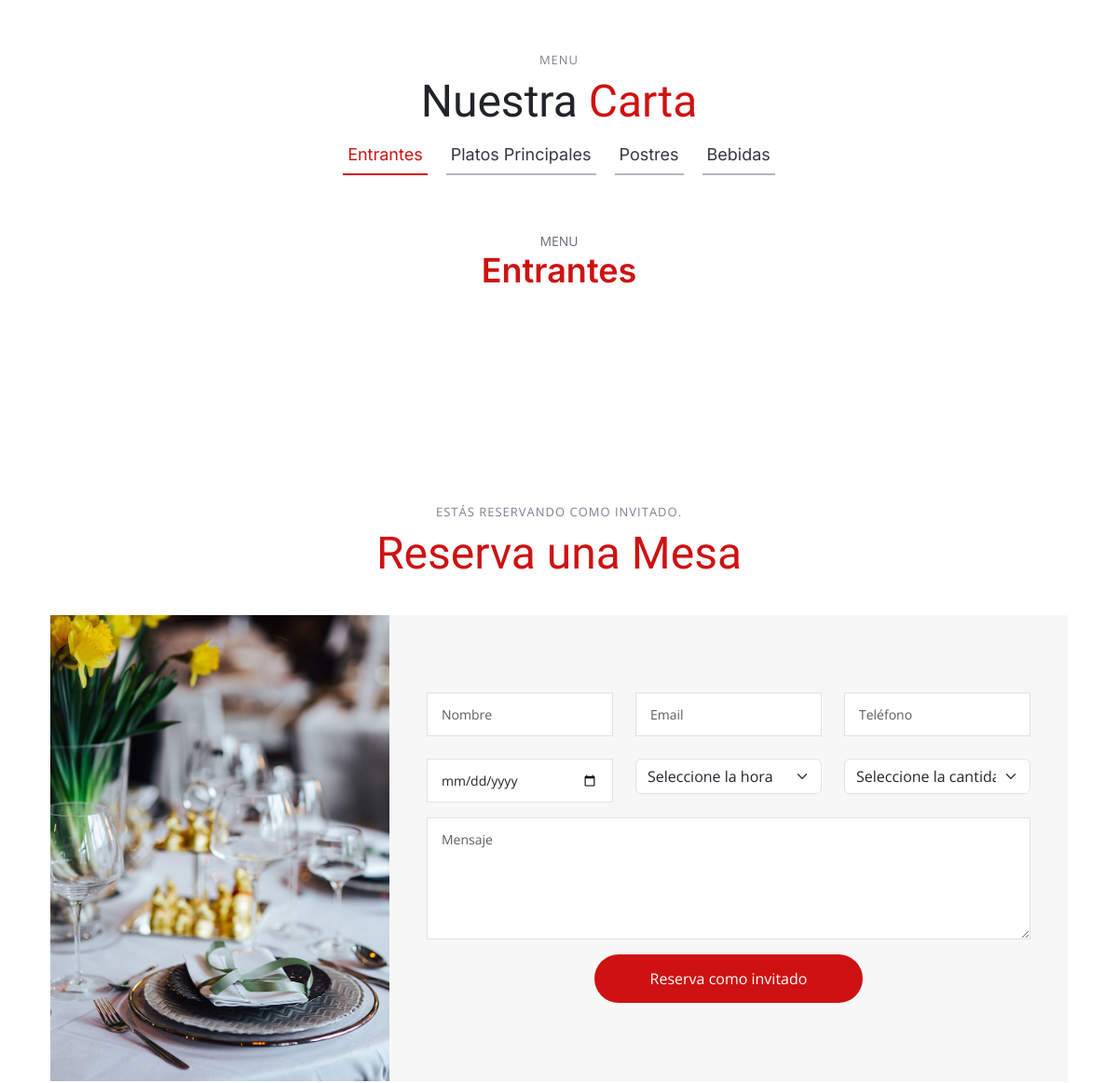
/ (middle part), run on an earlier commit of the app's database.
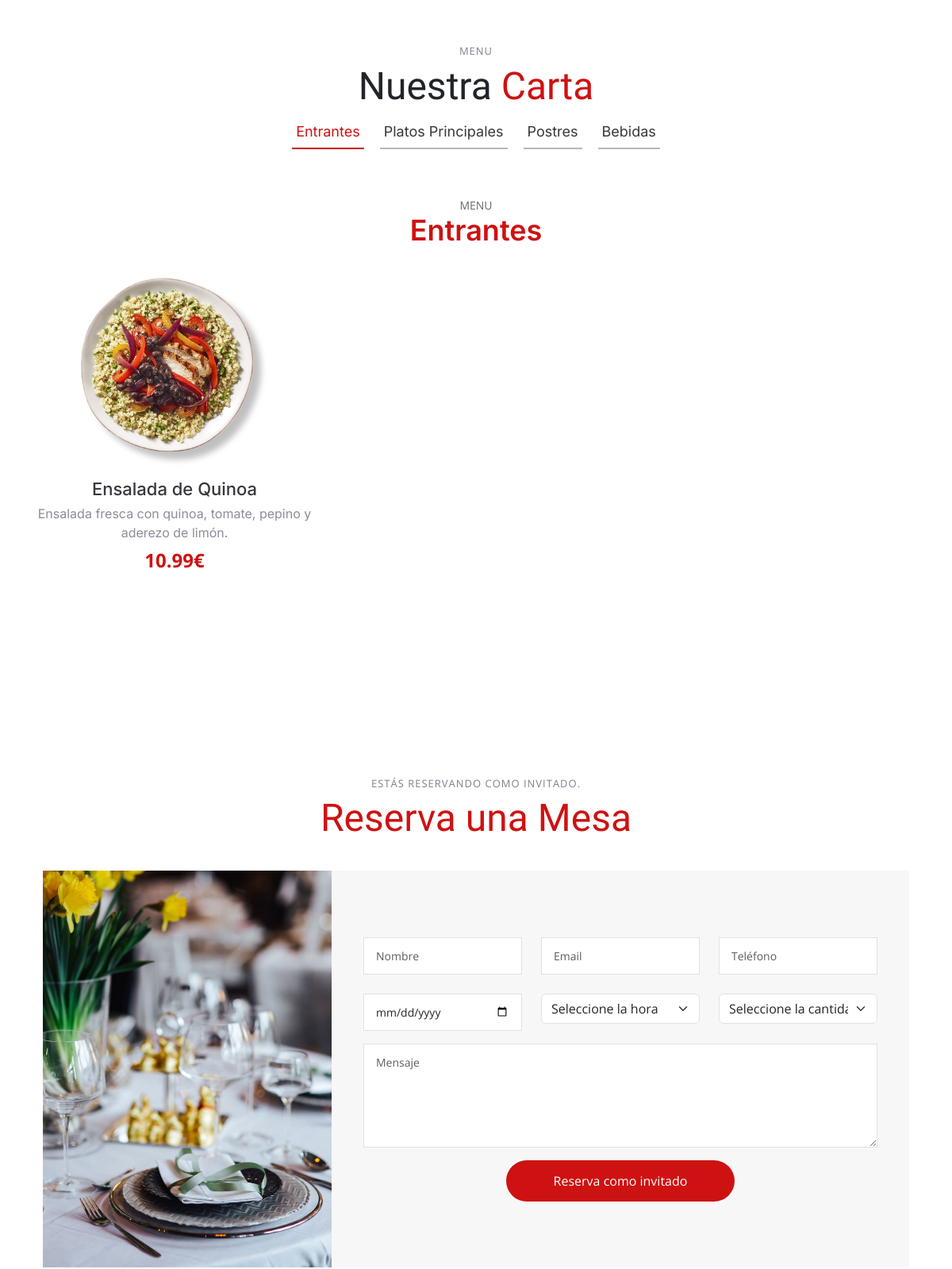
And on a later commit of the database.
### tables this page shows
CREATE TABLE `menu` (
  `id` int(11) NOT NULL,
  `name` varchar(255) DEFAULT NULL,
  `descrip` varchar(255) DEFAULT NULL,
  `category` varchar(255) NOT NULL,
  `price` decimal(10,2) DEFAULT NULL,
  `img` varchar(255) DEFAULT NULL,
  `state` int(11) NOT NULL
);

### consultas.php (called while the page is built, shortened)
<?php
function conectar()
{
    $conexion = mysqli_connect(DB_SERVER, DB_USERNAME, DB_PASSWORD, DB_NAME);
    return $conexion;
}
function listarMenuIndex()
{
    $conexion = conectar();
    $menuItems = array();
    if ($conexion != null) {
        $sql = "SELECT * FROM menu WHERE state = 1 ORDER BY id ASC";
        $consulta = mysqli_query($conexion, $sql);
        if (mysqli_num_rows($consulta) > 0) {
            while ($datos = mysqli_fetch_assoc($consulta)) {
                $menuItems[] = $datos;
            }
        }
    }
    return $menuItems;
}

### index.php (the view, shortened to what the changed rows need)
<?php
require_once ("consultas.php");
$menuItems = listarMenuIndex();
?>
<!DOCTYPE html>
<html lang="en">
<head>
  <link href="assets/vendor/bootstrap/css/bootstrap.min.css" rel="stylesheet">
  <link href="assets/vendor/bootstrap-icons/bootstrap-icons.css" rel="stylesheet">
  <link href="assets/vendor/aos/aos.css" rel="stylesheet">
  <link href="assets/vendor/glightbox/css/glightbox.min.css" rel="stylesheet">
  <link href="assets/vendor/swiper/swiper-bundle.min.css" rel="stylesheet">
  <link href="assets/css/main.css" rel="stylesheet">
</head>
<body>
  <main id="main">
    <section id="menu" class="menu">
      <div class="container" data-aos="fade-up">
        <div class="section-header">
          <h2>Menu</h2>
        </div>
        <div class="tab-content" data-aos="fade-up" data-aos-delay="300">
          <div class="tab-pane fade active show" id="menu-starters">
            <div class="row gy-5">
              <?php
              foreach ($menuItems as $item) {
                if ($item['category'] === 'Entrante') {
                  echo '<div class="col-lg-4 menu-item">';
                  echo '<a href="' . $item["img"] . '" class="glightbox"><img src="' . $item["img"] . '" class="menu-img img-fluid" alt=""></a>';
                  echo '<h4>' . $item["name"] . '</h4>';
                  echo '<p class="ingredients">' . $item["descrip"] . '</p>';
                  echo '<p class="price">' . $item["price"] . '€</p>';
                  echo '</div>';
                }
              }
              ?>
            </div>
          </div>
        </div>
      </div>
    </section>
  </main>
  <section id="reserva" class="sample-page">
      <div class="container" data-aos="fade-up">
        <section id="book-a-table" class="book-a-table">
          <div class="container" data-aos="fade-up">
            <div class="section-header">
              <h2>Estás reservando como invitado.</h2>
            </div>
          </div>
        </section>
      </div>
    </section>
</body>
</html>

What changed in the data, as far as the page shows it:
added menu: img (picture), name "Ensalada de Quinoa", descrip "Ensalada fresca con quinoa, tomate, pepino y aderezo de limón.", price "10.99"
